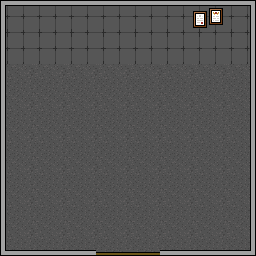

The image is a tile-based game level rendered from a .tmx file. Its description and complete source (layers, tilesets, objects, tile grids) follow:
An orthogonal 8x8 tile map with 32x32 px tiles, 3 tile layers (Tile Layer 1, Tile Layer 2, Tile Layer 3), 3 tilesets.

<map version="1.10" tiledversion="1.12.0" orientation="orthogonal" renderorder="right-down" width="8" height="8" tilewidth="32" tileheight="32" infinite="0" nextlayerid="4" nextobjectid="1">
 <tileset firstgid="1" source="PAVEMENT.tsx" />
 <tileset firstgid="2" source="Office_Walls_32x32.tsx" />
 <tileset firstgid="184" source="classic_furnitureset.tsx" />
 <layer id="1" name="Tile Layer 1" width="8" height="8">
  <data encoding="csv">
123,123,123,123,123,123,123,123,
123,123,123,123,123,123,123,123,
1,1,1,1,1,1,1,1,
1,1,1,1,1,1,1,1,
1,1,1,1,1,1,1,1,
1,1,1,1,1,1,1,1,
1,1,1,1,1,1,1,1,
1,1,1,1,1,1,1,1
</data>
 </layer>
 <layer id="2" name="Tile Layer 2" width="8" height="8">
  <data encoding="csv">
20,32,32,32,32,32,32,21,
19,0,0,0,0,0,0,17,
19,0,0,0,0,0,0,17,
19,0,0,0,0,0,0,17,
19,0,0,0,0,0,0,17,
19,0,0,0,0,0,0,17,
19,0,0,0,0,0,0,17,
34,4,4,9,9,4,4,35
</data>
 </layer>
 <layer id="3" name="Tile Layer 3" width="8" height="8">
  <data encoding="csv">
0,0,0,0,0,0,259,0,
0,0,0,0,0,0,0,0,
0,0,0,0,0,0,0,0,
0,0,0,0,0,0,0,0,
0,0,0,0,0,0,0,0,
0,0,0,0,0,0,0,0,
0,0,0,0,0,0,0,0,
0,0,0,0,0,0,0,0
</data>
 </layer>
</map>
